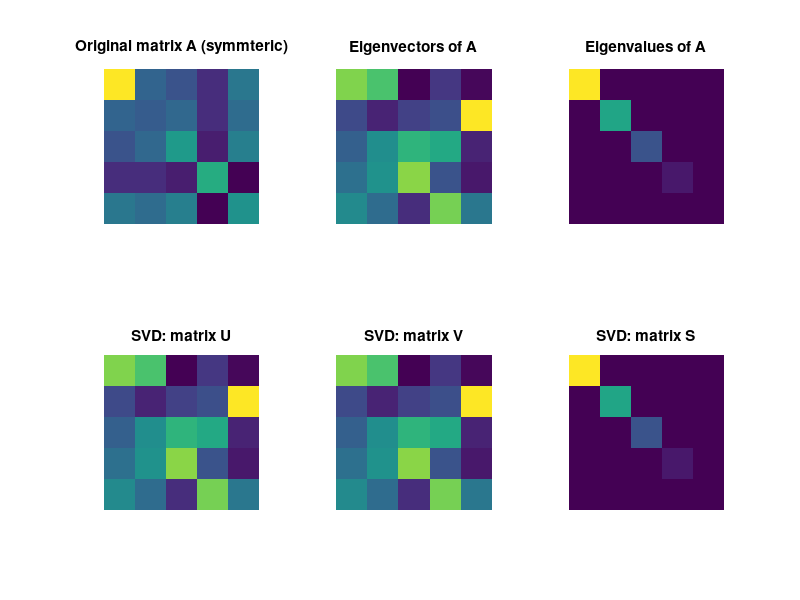

MATLAB code to generate this figure:
%% Code challenge from video 148

clear, clc

%% SVD vs. eigendecomposition for square symmetric matrices

% compute a symmetric matrix (5x5)
n = 5;
A = randn(5);
A = A*A';

% compute the EIG (W,L), and rearrange in descending order to match SVD
[W,L] = eig(A);

[d,sidx] = sort(diag(L),'descend');
W = W(:,sidx);
L = diag(d);


% compute the SVD (U,S,V)
[U,S,V] = svd(A);

% compare U and V, and U and W
disp([U,V])
disp(' ')
disp([U,W])

%% plot 
% plot all matrices
figure(1), clf
subplot(231), imagesc(A)
axis square, axis off
title('Original matrix A (symmteric)')

subplot(232), imagesc(abs(W))
axis square, axis off
title('Eigenvectors of A')

subplot(233), imagesc(L)
axis square, axis off
title('Eigenvalues of A')

subplot(234), imagesc(abs(U))
axis square, axis off
title('SVD: matrix U')

subplot(235), imagesc(abs(V))
axis square, axis off
title('SVD: matrix V')

subplot(236), imagesc(S)
axis square, axis off
title('SVD: matrix S')

